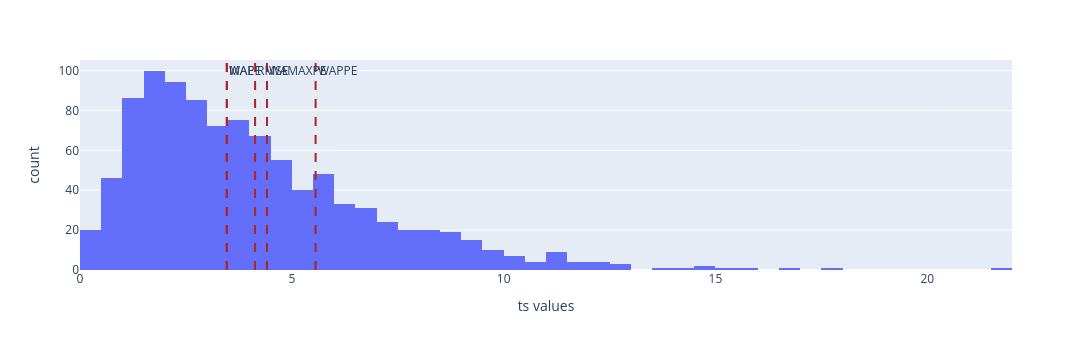

Notebook cell for this chart:
### Code cell
# plot histogramm
fig = px.histogram(pd.DataFrame(y, columns = ['ts values']), x='ts values')
for qlt_func in ['WAPPE', 'WAPE', 'RMSE', 'MAE', 'WAMAXPE']:
  fig.add_vline(x=minimize(quality_real_set, x0, qlt_func).x[0], line_dash = 'dash', line_color = 'firebrick', annotation_text=qlt_func)
# fig.add_vline(x=np.mean(y), line_dash = 'dash', line_color = 'blue', annotation_text=qlt_func)

fig.update_layout(height=350, width=1300).show()

### Figure 1 — Plotly figure (JSON) as saved in the notebook; plotly's stock layout.template omitted (floating-point values rounded to 4 significant figures; data arrays with more than 128 entries replaced by an {"elided": "..."} marker saying what was removed)
{"data": [{"bingroup": "x", "hovertemplate": "ts values=%{x}<br>count=%{y}<extra></extra>", "legendgroup": "", "marker": {"color": "#636efa", "pattern": {"shape": ""}}, "name": "", "orientation": "v", "showlegend": false, "type": "histogram", "x": {"elided": "1000 float values"}, "xaxis": "x", "yaxis": "y"}], "layout": {"annotations": [{"showarrow": false, "text": "WAPPE", "x": 5.561, "xanchor": "left", "xref": "x", "y": 1, "yanchor": "top", "yref": "y domain"}, {"showarrow": false, "text": "WAPE", "x": 3.466, "xanchor": "left", "xref": "x", "y": 1, "yanchor": "top", "yref": "y domain"}, {"showarrow": false, "text": "RMSE", "x": 4.133, "xanchor": "left", "xref": "x", "y": 1, "yanchor": "top", "yref": "y domain"}, {"showarrow": false, "text": "MAE", "x": 3.466, "xanchor": "left", "xref": "x", "y": 1, "yanchor": "top", "yref": "y domain"}, {"showarrow": false, "text": "WAMAXPE", "x": 4.414, "xanchor": "left", "xref": "x", "y": 1, "yanchor": "top", "yref": "y domain"}], "barmode": "relative", "height": 350, "legend": {"tracegroupgap": 0}, "margin": {"t": 60}, "shapes": [{"line": {"color": "firebrick", "dash": "dash"}, "type": "line", "x0": 5.561, "x1": 5.561, "xref": "x", "y0": 0, "y1": 1, "yref": "y domain"}, {"line": {"color": "firebrick", "dash": "dash"}, "type": "line", "x0": 3.466, "x1": 3.466, "xref": "x", "y0": 0, "y1": 1, "yref": "y domain"}, {"line": {"color": "firebrick", "dash": "dash"}, "type": "line", "x0": 4.133, "x1": 4.133, "xref": "x", "y0": 0, "y1": 1, "yref": "y domain"}, {"line": {"color": "firebrick", "dash": "dash"}, "type": "line", "x0": 3.466, "x1": 3.466, "xref": "x", "y0": 0, "y1": 1, "yref": "y domain"}, {"line": {"color": "firebrick", "dash": "dash"}, "type": "line", "x0": 4.414, "x1": 4.414, "xref": "x", "y0": 0, "y1": 1, "yref": "y domain"}], "width": 1300, "xaxis": {"anchor": "y", "domain": [0.0, 1.0], "title": {"text": "ts values"}}, "yaxis": {"anchor": "x", "domain": [0.0, 1.0], "title": {"text": "count"}}}}
